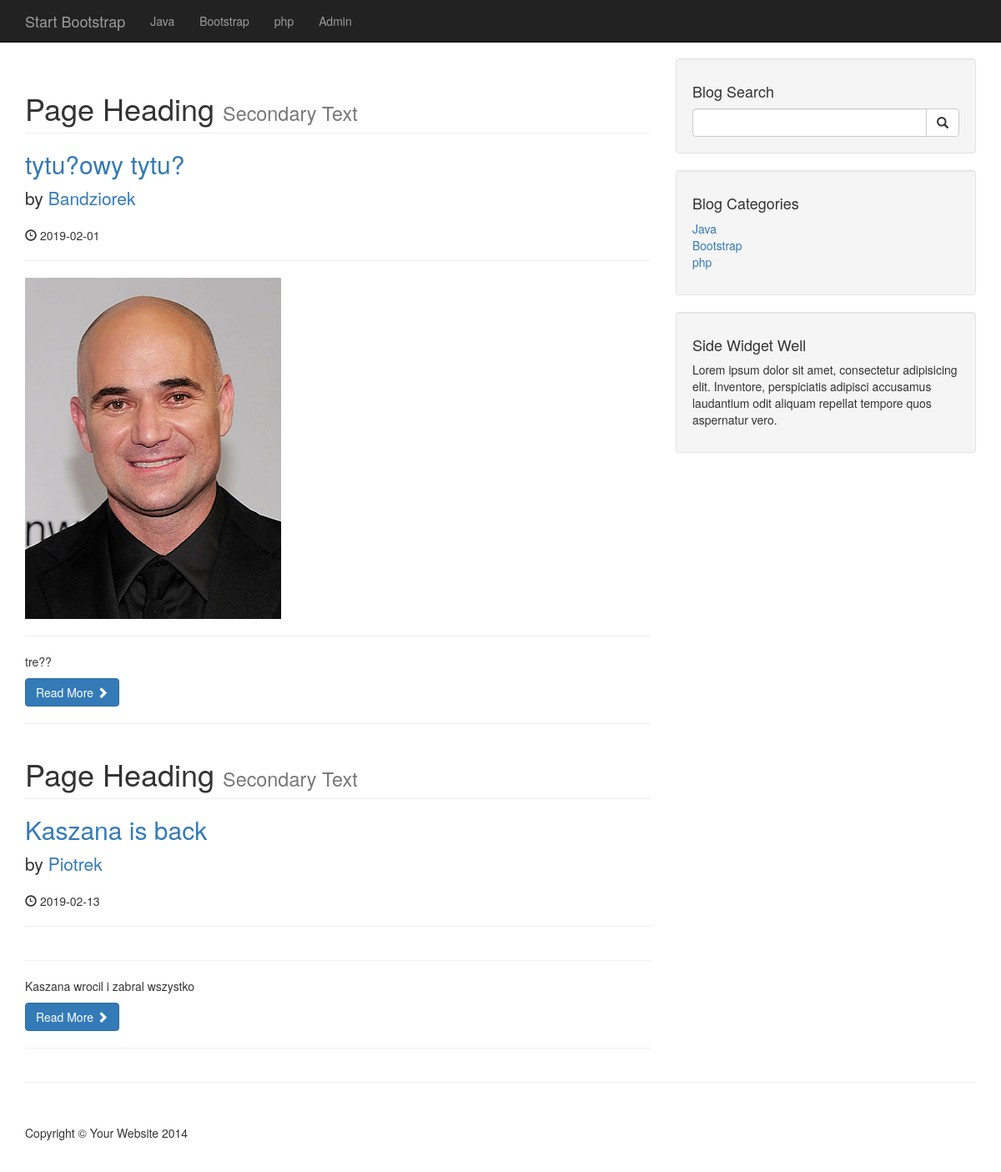
The page / on the database its author committed.
### tables this page shows
CREATE TABLE `categories` (
  `cat_id` int(3) NOT NULL,
  `cat_title` varchar(255) NOT NULL
);

CREATE TABLE `posts` (
  `post_id` int(3) NOT NULL,
  `post_category_id` int(3) NOT NULL,
  `post_title` varchar(255) NOT NULL,
  `post_author` varchar(255) NOT NULL,
  `post_date` date NOT NULL,
  `post_image` text NOT NULL,
  `post_content` text NOT NULL,
  `post_tags` varchar(255) NOT NULL,
  `post_comment_count` int(11) NOT NULL,
  `post_status` varchar(255) NOT NULL DEFAULT 'draft'
);

### index.php (the view)
<?php include "includes/db.php"; ?>
<?php include "includes/header.php"; ?>
<?php include "includes/navigation.php"; ?>
    <div class="container">
        <div class="row">
            <div class="col-md-8">
            <?php
            $query = "SELECT * FROM posts";
                $select_all_posts = mysqli_query($connection,$query);
                while ($row=mysqli_fetch_assoc($select_all_posts)){
                $post_title  = $row['post_title'];
                $post_author = $row['post_author'];
                $post_date = $row['post_date'];
                $post_image = $row['post_image'];
                $post_content = $row['post_content'];
               ?>
                   <h1 class="page-header">
                    Page Heading
                    <small>Secondary Text</small>
                </h1>
                <h2>
                    <a href="#"><?php echo $post_title?></a>
                </h2>
                <p class="lead">
                    by <a href="index.php"><?php echo $post_author?></a>
                </p>
                <p><span class="glyphicon glyphicon-time"></span> <?php echo $post_date?></p>
                <hr>
                <img class="img-responsive" src="images/<?php echo $post_image;?>" alt="">
                <hr>
                <p><?php echo $post_content?></p>
                <a class="btn btn-primary" href="#">Read More <span class="glyphicon glyphicon-chevron-right"></span></a>
                <hr>
               <?php    }  ?>
            </div>
<?php include "includes/sidebar.php"; ?>
        </div>
        <hr>
<?php include "includes/footer.php"; ?>

### includes/header.php (shortened to what this page needs)
<!DOCTYPE html>
<html lang="en">
<head>
    <link href="css/bootstrap.min.css" rel="stylesheet">
    <link href="css/blog-home.css" rel="stylesheet">
</head>
<body>

### includes/navigation.php (shortened to what this page needs)
<nav class="navbar navbar-inverse navbar-fixed-top" role="navigation">
    <div class="container">
        <div class="navbar-header">
            <a class="navbar-brand" href="#">Start Bootstrap</a>
        </div>
        <div class="collapse navbar-collapse" id="bs-example-navbar-collapse-1">
            <ul class="nav navbar-nav">
            <?php
            $query = "SELECT * FROM categories";
            $select_all_categories_query = mysqli_query($connection,$query);
            while ($row=mysqli_fetch_array($select_all_categories_query)){
            $cat_title = $row['cat_title'];
            echo "<li><a href='#'>{$cat_title}</a></li>";
            }
            ?>
                <li>
                    <a href="admin">Admin</a>
                </li>
            </ul>
        </div>
    </div>
</nav>

### includes/sidebar.php
<div class="col-md-4">
    <div class="well">
        <h4>Blog Search</h4>
        <form action="search.php" method="post">
        <div class="input-group">
            <input name="search" type="text" class="form-control">
            <span class="input-group-btn">
                <button name ="submit" class="btn btn-default" type="submit" value="szukaj">
                    <span class="glyphicon glyphicon-search"></span>
            </button>
            </span>
        </div>
        </form>
    </div>
    <div class="well">
    <?php
    $query = "SELECT * FROM categories LIMIT 4";
    $select_categories_sidebar = mysqli_query($connection,$query);
    ?>
        <h4>Blog Categories</h4>
        <div class="row">
            <div class="col-lg-12">
                <ul class="list-unstyled">
        <?php
        while ($row=mysqli_fetch_array($select_categories_sidebar)){
        $cat_title = $row['cat_title'];
        echo "<li><a href='#'>{$cat_title}</a></li>";
             }
        ?>
                </ul>
            </div>
        </div>
    </div>
<?php include "includes/widget.php";?>
</div>

### includes/widget.php
<div class="well">
<h4>Side Widget Well</h4>
<p>Lorem ipsum dolor sit amet, consectetur adipisicing elit. Inventore, perspiciatis adipisci accusamus laudantium odit aliquam repellat tempore quos aspernatur vero.</p>
</div>

### includes/footer.php (shortened to what this page needs)
        <footer>
            <div class="row">
                <div class="col-lg-12">
                    <p>Copyright &copy; Your Website 2014</p>
                </div>
            </div>
        </footer>
    </div>
</body>
</html>

### css/blog-home.css (style rules this page uses)
body { padding-top: 70px; }
footer { margin: 50px 0; }

### rows shown on the page
categories: cat_title "Java"
categories: cat_title "Bootstrap"
categories: cat_title "php"
posts: post_title "tytu?owy tytu?", post_author "Bandziorek", post_date "2019-02-01", post_image (picture), post_content "tre??"
posts: post_title "Kaszana is back", post_author "Piotrek", post_date "2019-02-13", post_content "Kaszana wrocil i zabral wszystko"
